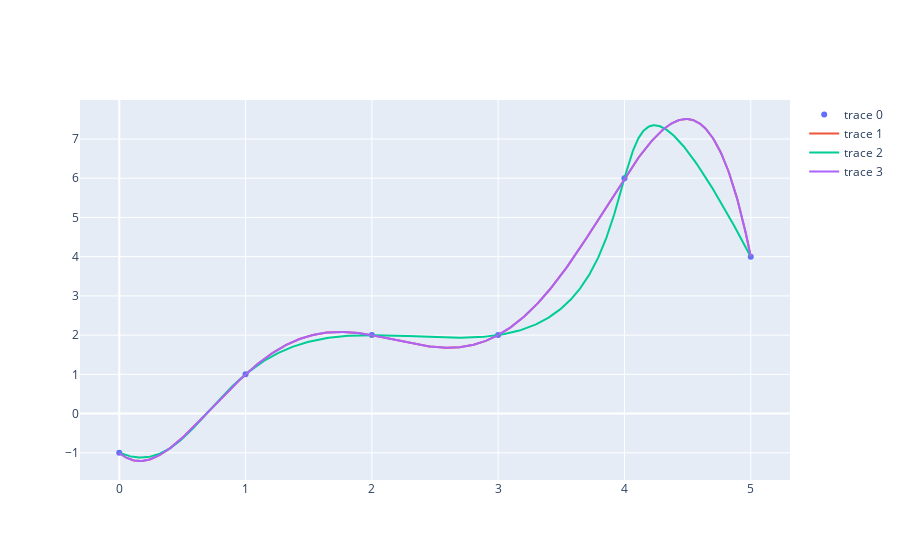

Notebook source saved alongside this figure:
### Code cell
T0=np.linspace(0,1,500)
fig.add_trace(go.Scatter(x=L(T,data_x,T0),y=L(T,data_y,T0),mode="lines"))
fig.add_trace(go.Scatter(x=L(T2,data_x,T0),y=L(T2,data_y,T0),mode="lines"))

### Figure 1 — Plotly figure (JSON) as saved in the notebook; plotly's stock layout.template omitted (floating-point values rounded to 4 significant figures; data arrays with more than 128 entries replaced by an {"elided": "..."} marker saying what was removed)
{"data": [{"mode": "markers", "type": "scatter", "x": [0, 1, 2, 3, 4, 5], "y": [-1, 1, 2, 2, 6, 4]}, {"mode": "lines", "type": "scatter", "x": {"elided": "500 float values"}, "y": {"elided": "500 float values"}}, {"mode": "lines", "type": "scatter", "x": {"elided": "500 float values"}, "y": {"elided": "500 float values"}}, {"mode": "lines", "type": "scatter", "x": {"elided": "500 float values"}, "y": {"elided": "500 float values"}}], "layout": {}}
